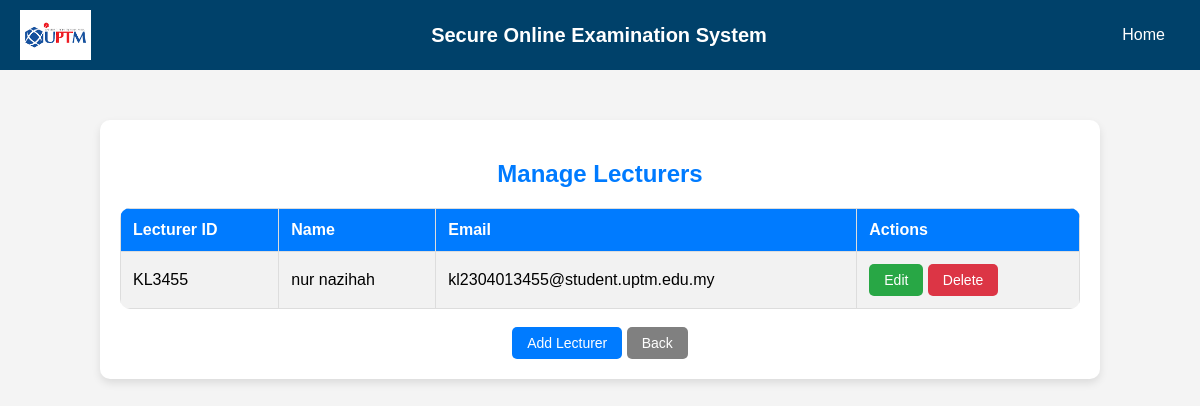
Screenshot of /manage_lecturers.php (signed in) with the database file from the repository.
### tables this page shows
CREATE TABLE `lecturers` (
  `lecturer_id` varchar(20) NOT NULL,
  `name` varchar(100) NOT NULL,
  `email` varchar(100) NOT NULL,
  `password` varchar(255) NOT NULL,
  `ic_number` varchar(20) DEFAULT NULL,
  `phone_number` varchar(20) DEFAULT NULL,
  `dob` date DEFAULT NULL,
  `room_number` varchar(50) DEFAULT NULL
);

### manage_lecturers.php (the view, shortened to what this page needs)
<?php
include "db_connection.php";
?>
<!DOCTYPE html>
<html lang="en">
<head>
</head>
<body>
    <div class="container">
        <h2>Manage Lecturers</h2>
        <table>
            <tr>
                <th>Lecturer ID</th>
                <th>Name</th>
                <th>Email</th>
                <th>Actions</th>
            </tr>
            <?php
            $sql = "SELECT * FROM lecturers";
            $result = $conn->query($sql);
            while ($row = $result->fetch_assoc()) {
                echo "<tr>
                        <td>{$row['lecturer_id']}</td>
                        <td>{$row['name']}</td>
                        <td>{$row['email']}</td>
                        <td>
                            <a href='edit_lecturer.php?id={$row['lecturer_id']}' class='btn edit'>Edit</a>
                            <a href='delete_lecturer.php?id={$row['lecturer_id']}' class='btn delete' onclick=\"return confirm('Are you sure?');\">Delete</a>
                        </td>
                    </tr>";
            }
            ?>
        </table>
        <br>
        <a href="add_lecturer.php" class="btn add-btn">Add Lecturer</a>
        <a href="manage_user.php" class="btn back">Back</a>
    </div>
</body>
</html>

### navbar.php (style rules this page uses)
body { font-family: Arial, sans-serif; margin: 0; padding: 0; }

### manage_lecturers.php (style rules this page uses)
body { font-family: Arial, sans-serif; background-color: #f4f4f4; text-align: center; margin: 0; padding: 0; }
.container { width: 80%; margin: 50px auto; background: white; padding: 20px; border-radius: 10px; box-shadow: 0px 4px 8px rgba(0, 0, 0, 0.1); }
h2 { color: #007bff; }
table { width: 100%; border-collapse: collapse; margin-top: 20px; border-radius: 10px; overflow: hidden; }
th, td { border: 1px solid #ddd; padding: 12px; text-align: left; }
th { background-color: #007bff; color: white; }
tr:nth-child(even) { background-color: #f2f2f2; }
.btn { display: inline-block; padding: 8px 15px; text-decoration: none; color: white; border-radius: 5px; font-size: 14px; transition: 0.3s; }
.edit { background-color: #28a745; }
.delete { background-color: #dc3545; }
.add-btn { background-color: #007bff; }
.back { background-color: gray; }

### rows the page displays
lecturers: lecturer_id "KL3455", name "nur nazihah", email "kl2304013455@student.uptm.edu.my"
